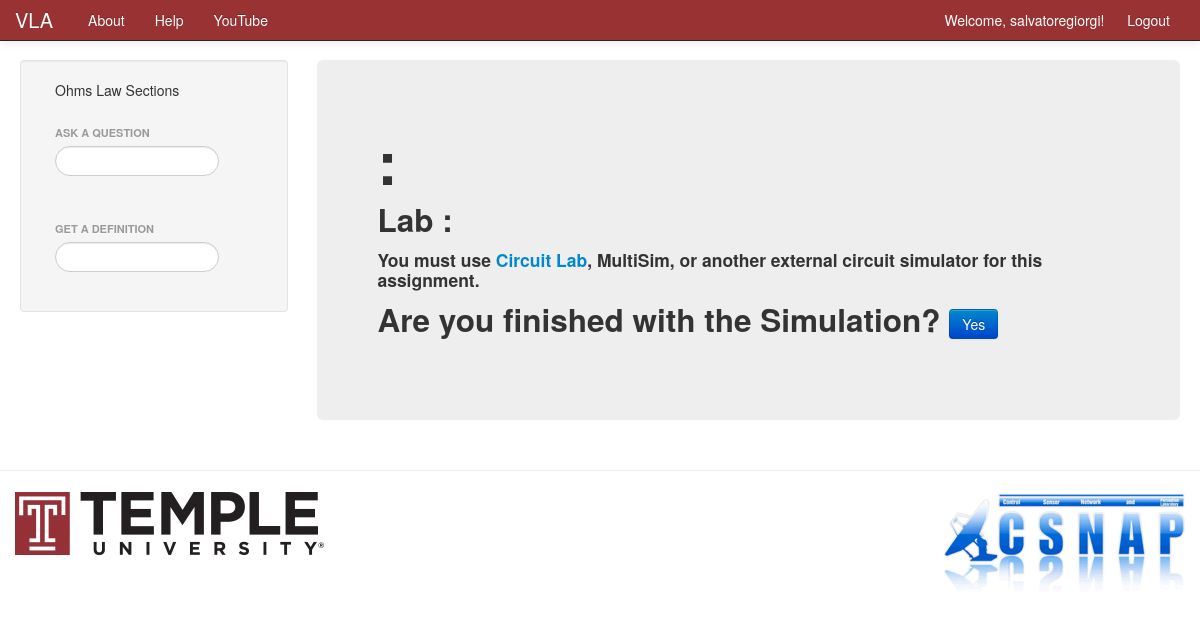
/VLA/course/EE_Science_I/Ohms_Law/simulation/Ohms_Law_Simulation/ (signed in), run on an earlier commit of the app's database.
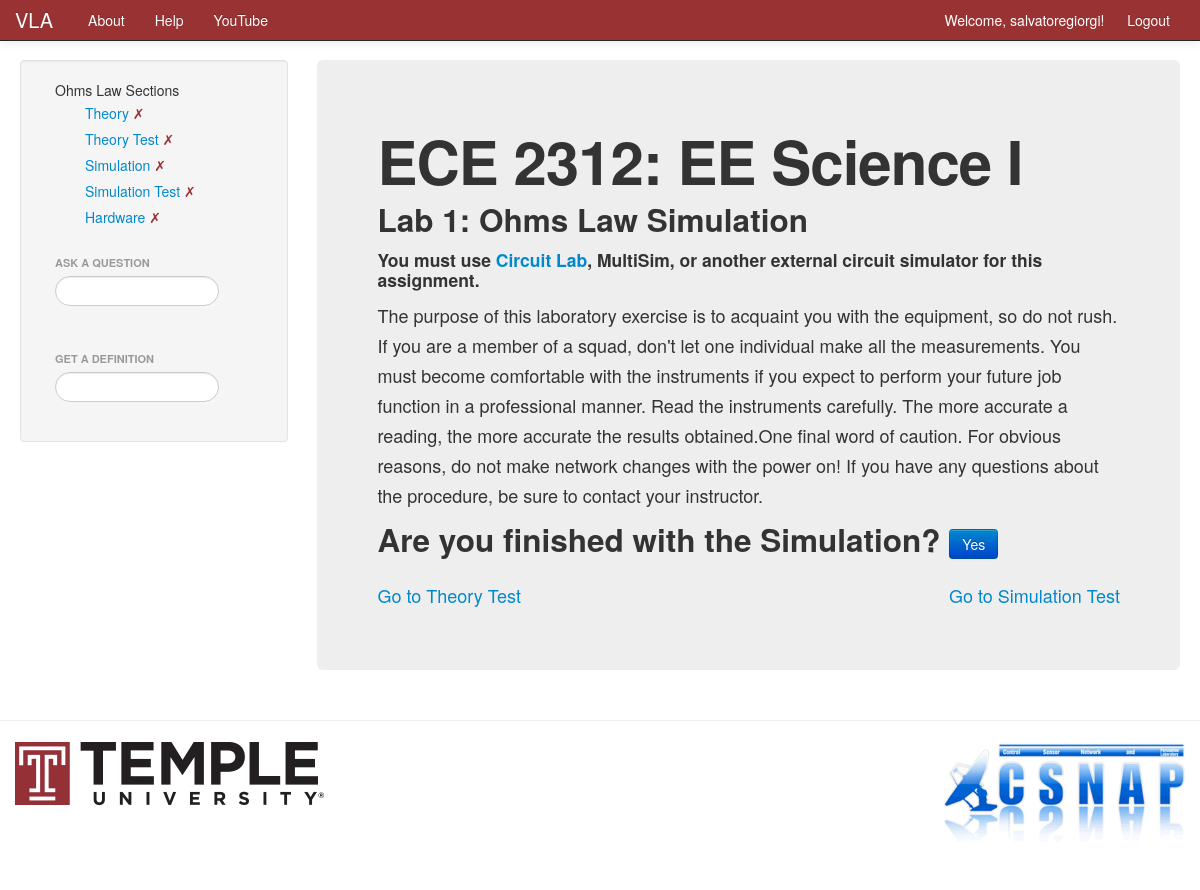
And on a later commit of the database.
### VLA/models.py (models this page shows, shortened)
class Course(models.Model):
    name = models.CharField(max_length=128, unique=True)
    crn = models.IntegerField(default=0, blank=True)
    subj = models.CharField(max_length=10)
    course_number = models.IntegerField(default=0)
    section_number = models.IntegerField(default=0, blank=True)
    start_date = models.DateField('Course Start Date', blank=True, null=True)
    end_date = models.DateField('Course End Date', blank=True, null=True)
    lecture_time = models.TimeField('Lecture Time', blank=True, null=True)
    lecture_days = models.CharField(max_length=50, blank=True)
    lecture_location = models.CharField(max_length=50, blank=True)
    lab_time = models.TimeField('Lab Time', blank=True, null=True)
    lab_days = models.CharField(max_length=50, blank=True)
    lab_location = models.CharField(max_length=50, blank=True)
    course_description = models.TextField(max_length=500, blank=True)
    course_overview = models.TextField(max_length=500, blank=True)
    website = models.URLField(blank=True)
    instructor_name = models.CharField(max_length=50, blank=True)
    instructor_email = models.EmailField(blank=True)
    instructor_office_hours = models.TimeField(blank=True, null=True)
    instructor_office_days = models.CharField(max_length=50, blank=True)
    instructor_office_location = models.CharField(max_length=50, blank=True)
    instructor_phone = models.CharField(max_length=50, blank=True)
    TA_name = models.CharField(max_length=50, blank=True)
    TA_email = models.EmailField(blank=True)
    TA_office_hours = models.TimeField(blank=True, null=True)
    TA_office_days = models.CharField(max_length=50, blank=True)
    TA_office_location = models.CharField(max_length=50, blank=True)
    TA_phone = models.CharField(max_length=128, blank=True)
    views = models.IntegerField(default=0)
    likes = models.IntegerField(default=0)

class Laboratory(models.Model):
    course = models.ForeignKey(Course)
    name = models.CharField(max_length=128)
    start_date = models.DateTimeField('Date Assigned', blank=True, null=True)
    due_date = models.DateTimeField('Date Due', blank=True, null=True)
    is_completed = models.BooleanField(default=False)
    lab_number = models.IntegerField(default=0)
    views = models.IntegerField(default=0)

class Simulation(models.Model):
    lab = models.ForeignKey(Laboratory)
    name = models.CharField(max_length=128)
    is_completed = models.BooleanField(default=False)

class SimulationElement(models.Model):
    simulation = models.ForeignKey(Simulation)
    name = models.CharField(max_length=128)
    number = models.IntegerField(default=0)
    text_input = models.TextField(blank=True)
    image_input = models.FileField(upload_to='static/', blank=True)
    equation_input = models.CharField(max_length=256, blank=True)
    TYPE_CHOICES = (
        ('text', 'text'),
        ('image', 'image'),
        ('equation', 'equation'),
        ('latex', 'latex'),
        ('table', 'table'),
    )
    element_type = models.CharField(choices=TYPE_CHOICES, max_length=8)

### VLA/views.py (the view)
# urls.py: url(r'^course/(?P<course_name_url>\w+)/(?P<lab_name_url>\w+)/simulation/(?P<simulation_name_url>\w+)/$', views.simulation, name='simulation'),
def simulation(request, course_name_url, lab_name_url, simulation_name_url):
    lab_name = lab_name_url.replace('_', ' ')
    course_name = course_name_url.replace('_', ' ')
    simulation_name = simulation_name_url.replace('_', ' ')
    context_dict = {'lab_name': lab_name}
    context_dict['def_searched'] = False
    context_dict['def_list'] = Node.objects.all()
    context_dict['question_searched'] = False
    context_dict['question_list'] = AnswerWithQuestion.objects.all()
    try:
        course = Course.objects.get(name=course_name)
        lab = Laboratory.objects.filter(course=course).get(name=lab_name)
        lab.url = lab_name_url
        course.url = course_name_url
        context_dict['lab'] = lab
        context_dict['course'] = course
        context_dict = get_sections(context_dict, lab)
        context_dict['simulation_elements'] = SimulationElement.objects.filter(simulation=context_dict['simulation'])
    except Course.DoesNotExist:
        pass
    if not request.user.is_authenticated():
        return render(request, 'VLA/login.html')
    else:
        if request.method == 'POST':
            context_dict['simulation'].is_completed = True
            context_dict['simulation'].save()
        return render(request, 'VLA/simulation.html', context_dict)

### VLA/templates/VLA/simulation.html (shortened to what this page needs)
{% extends 'VLA/base.html' %}
{% load staticfiles %}
{% block sidetitle %}{{ lab_name }} Sections{% endblock %}
{% block sidebar %}
    {% include 'VLA/lab_section_list.html' with labs=labs %}
{% endblock %}
{% block body_block %}
<div class="hero-unit">
    <h1>{{ course.subj }} {{ course.course_number }}: {{ course.name }}</h1>
    <h2>Lab {{ lab.lab_number }}: {{ simulation.name }}</h2>
    <h4>You must use <a href="http://www.circuitlab.com/" target="new">Circuit Lab</a>, MultiSim, or another
        external circuit simulator for this assignment.</h4>
    {% if simulation_elements %}
    {% for element in simulation_elements %}
        {% if element.element_type == 'text' %}
            <p>{{ element.text_input}}</p>
        {% elif element.element_type == 'image' %}
            <p><center><img src="{% static element.image_input %}"></center></p>
        {% elif element.element_type == 'latex' %}
            <p><center>$${{ element.equation_input}}$$</center></p>
        {% elif element.element_type == 'equation' %}
            <p><center>{{ element.equation_input}}</center></p>
        {% endif %}
    {% endfor %}
    {% endif %}
    {% if not simulation.is_completed %}
        <form method="post" action="{% url 'theorytest' course.url lab.url simulation.url %}">
            <h2>Are you finished with the Simulation? <input class="btn btn-primary" type="submit" name="submit" value="Yes"/></h2>
        </form>
    {% endif %}
    {% if theorytest %}
        <a href="{% url 'theorytest' course.url lab.url theorytest.url %}">Go to Theory Test</a>
    {% endif %}
    {% if simulationtest %}
        <ul class="nav pull-right">
            <a href="{% url 'simulationtest' course.url lab.url simulationtest.url %}">Go to Simulation Test</a>
        </ul>
    {% endif %}
</div>
{% endblock %}

What changed in the data, as far as the page shows it:
added Course: subj "ECE", course_number "2312", name "EE Science I"
added Laboratory: lab_number "1"
added Simulation: name "Ohms Law Simulation"
added SimulationElement: text_input "The purpose of this laboratory exercise is to acquaint you with the equipment, so do not rush. If you are a member of a squad, don't let one individual make all the measurements. You must become comfortable with the instruments if you expect to perform your future job function in a professional manner. Read the instruments carefully. The more accurate a reading, the more accurate the results obtained.One final word of caution. For obvious reasons, do not make network changes with the power on! If you have any questions about the procedure, be sure to contact your instructor."
Also different on the page:
text now shown: "Theory ✗ Theory Test ✗ Simulation ✗ Simulation Test ✗ Hardware ✗ Go to Theory Test Go to Simulation Test"
